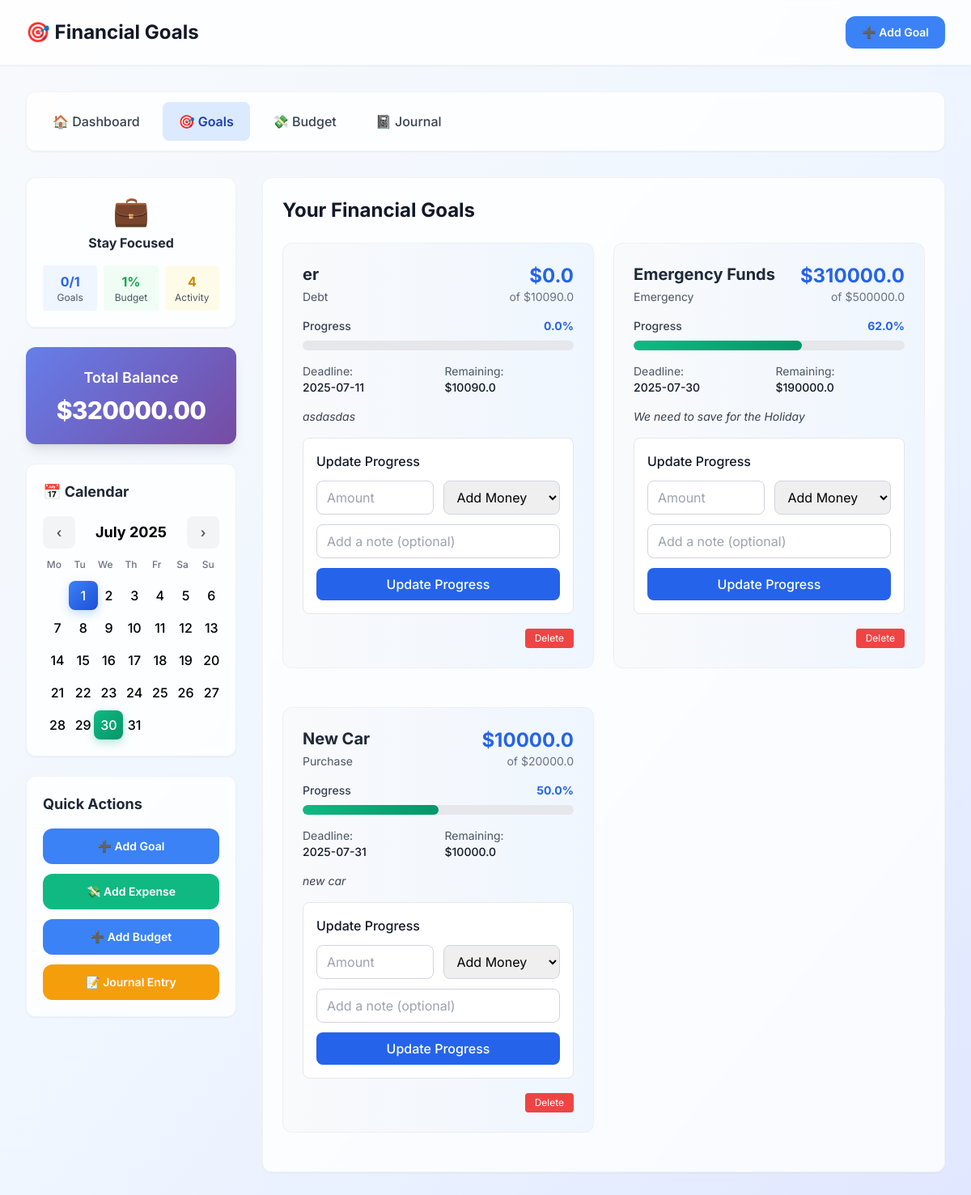
The app's page /goals, older data.
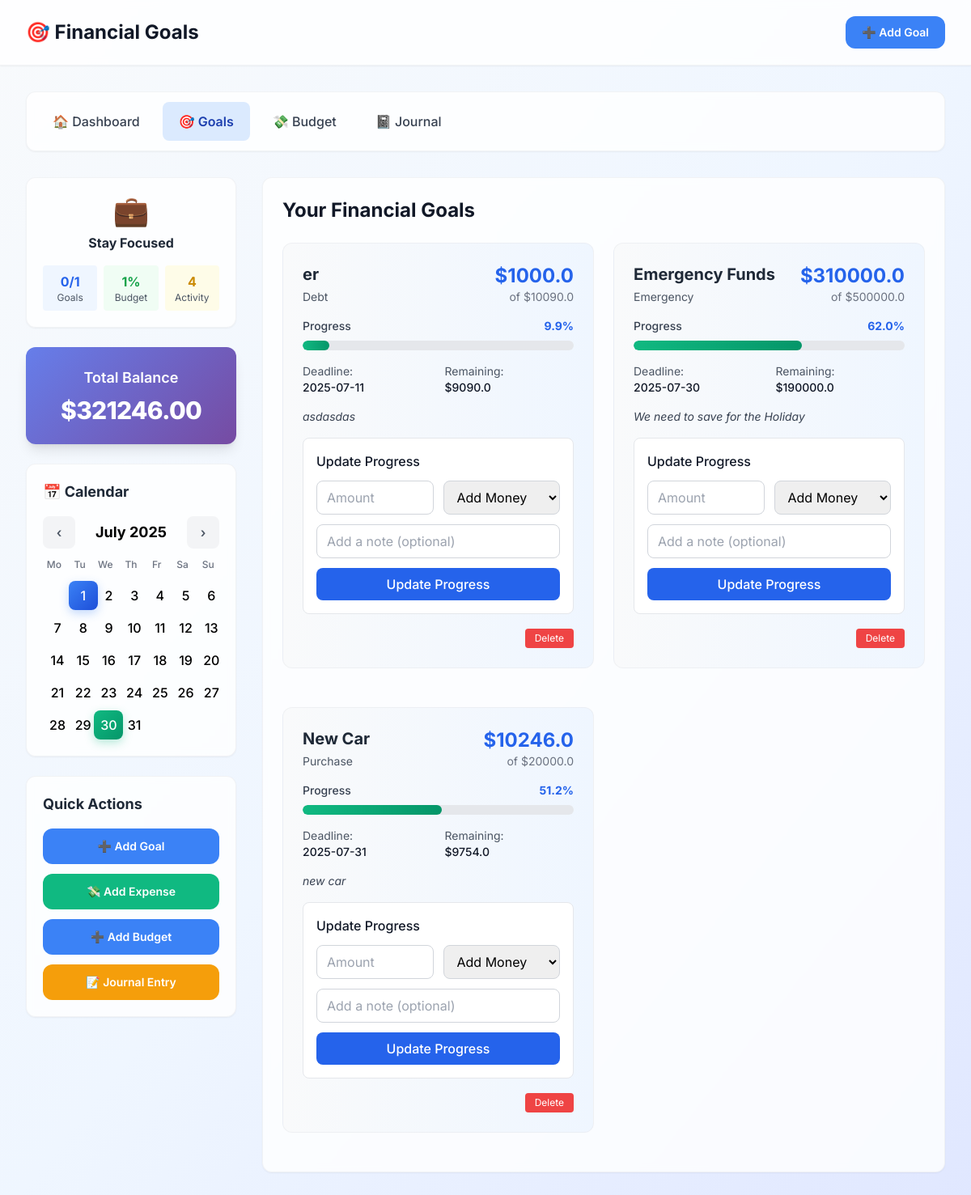
The same page, newer data.
### tables this page shows
CREATE TABLE financial_goals (
            id INTEGER PRIMARY KEY AUTOINCREMENT,
            name TEXT NOT NULL,
            target_amount REAL NOT NULL,
            current_amount REAL DEFAULT 0,
            deadline TEXT NOT NULL,
            category TEXT NOT NULL,
            description TEXT,
            created_at DATETIME DEFAULT CURRENT_TIMESTAMP
        );

### app.py (the view)
@app.route('/goals')
def view_goals():
    with sqlite3.connect('finance.db') as conn:
        cursor = conn.cursor()
        cursor.execute("""
            SELECT g.*,
                   (SELECT COUNT(*) FROM transactions WHERE goal_id = g.id) as transaction_count,
                   (g.current_amount / g.target_amount * 100) as progress_percent
            FROM financial_goals g
            ORDER BY deadline ASC
        """)
        goals = cursor.fetchall()
        total_balance = sum(goal[3] for goal in goals)  # goal[3] is current_amount
    return render_template('goals.html', goals=goals, total_balance=total_balance)

### templates/goals.html (shortened to what the changed rows need)
<!DOCTYPE html>
<html lang="en">
<head>
    <script src="https://cdn.tailwindcss.com"></script>
</head>
<body class="bg-gradient-to-br from-slate-50 via-blue-50 to-indigo-100 min-h-screen">
    <div class="bg-white/80 backdrop-blur-sm shadow-sm border-b border-gray-200/50">
        <div class="max-w-7xl mx-auto px-4 sm:px-6 lg:px-8">
            <div class="flex justify-between items-center py-5">
                <h1 class="text-2xl font-bold text-gray-900 flex items-center gap-3">
                    🎯 Financial Goals
                </h1>
            </div>
        </div>
    </div>
    <div class="max-w-7xl mx-auto px-4 sm:px-6 lg:px-8 py-8">
        <div class="grid grid-cols-1 lg:grid-cols-4 gap-8">
            <aside class="lg:col-span-1">
                <div class="balance-card text-white rounded-xl shadow-lg p-6 mb-6 flex flex-col items-center">
                    <div class="text-lg font-semibold mb-2">Total Balance</div>
                    <div class="text-3xl font-extrabold tracking-tight">${{ '%.2f' % (total_balance | default(0) | float) }}</div>
                </div>
            </aside>
            <main class="lg:col-span-3">
                <section class="bg-white/80 backdrop-blur-sm rounded-xl shadow-sm p-6 mb-6 border border-gray-200/50">
                    <h2 class="text-2xl font-bold text-gray-900 mb-6">Your Financial Goals</h2>
                    <div id="goals-container">
                        {% if goals and goals|length > 0 %}
                        <div class="grid grid-cols-1 md:grid-cols-2 gap-6">
                            {% for goal in goals %}
                            <div class="goal-card bg-gradient-to-r from-gray-50 to-blue-50 p-6 rounded-xl mb-6 border border-gray-200/50">
                                <div class="flex justify-between items-start mb-4">
                                    <div>
                                        <h3 class="text-xl font-bold text-gray-800 mb-1">{{ goal[1] | default('Untitled Goal') }}</h3>
                                        <p class="text-sm text-gray-600">{{ goal[5] | title | default('No Category') }}</p>
                                    </div>
                                    <div class="text-right">
                                        <div class="text-2xl font-bold text-blue-600">${{ goal[3] | round(2) | default(0) }}</div>
                                        <div class="text-sm text-gray-500">of ${{ goal[2] | round(2) | default(0) }}</div>
                                    </div>
                                </div>
                                <div class="mb-4">
                                    <div class="flex justify-between items-center mb-2">
                                        <span class="text-sm font-medium text-gray-700">Progress</span>
                                        <span class="text-sm font-bold text-blue-600">{{ (goal[3]/goal[2]*100)|round(1) }}%</span>
                                    </div>
                                    <div class="progress-container w-full bg-gray-200 rounded-full h-3">
                                        <div class="progress-fill h-3 rounded-full" style="width: {{ (goal[3]/goal[2]*100)|round(1) }}%"></div>
                                    </div>
                                </div>
                                <div class="grid grid-cols-2 gap-4 text-sm mb-4">
                                    <div>
                                        <span class="text-gray-600">Deadline:</span>
                                        <span class="font-medium text-gray-900 block">{{ goal[4] }}</span>
                                    </div>
                                    <div>
                                        <span class="text-gray-600">Remaining:</span>
                                        <span class="font-medium text-gray-900 block">${{ (goal[2] - goal[3])|round(2) }}</span>
                                    </div>
                                </div>
                                {% if goal[6] %}
                                <div class="mb-4">
                                    <p class="text-sm text-gray-700 italic">{{ goal[6] }}</p>
                                </div>
                                {% endif %}
                                <div class="bg-white rounded-lg p-4 border">
                                    <h4 class="font-medium text-gray-900 mb-3">Update Progress</h4>
                                    <form class="update-form space-y-3" data-goal-id="{{ goal[0] }}">
                                        <div class="grid grid-cols-2 gap-3">
                                            <input type="number" step="0.01" name="amount" placeholder="Amount" required class="px-3 py-2 border border-gray-300 rounded-lg focus:ring-2 focus:ring-blue-500 focus:border-blue-500">
                                            <select name="type" required class="px-3 py-2 border border-gray-300 rounded-lg focus:ring-2 focus:ring-blue-500 focus:border-blue-500">
                                                <option value="deposit">Add Money</option>
                                            </select>
                                        </div>
                                        <input type="text" name="note" placeholder="Add a note (optional)" class="w-full px-3 py-2 border border-gray-300 rounded-lg focus:ring-2 focus:ring-blue-500 focus:border-blue-500">
                                        <button type="submit" class="w-full bg-blue-600 text-white py-2 px-4 rounded-lg font-medium hover:bg-blue-700 transition-colors">
                                            Update Progress
                                        </button>
                                    </form>
                                </div>
                                <div class="flex justify-end gap-2 mt-4">
                                    <form method="POST" action="{{ url_for('delete_goal', goal_id=goal[0]) }}" onsubmit="return confirm('Are you sure you want to delete this goal?');" style="display:inline;">
                                        <button type="submit" class="bg-red-500 text-white px-3 py-1 rounded hover:bg-red-600 text-xs">Delete</button>
                                    </form>
                                </div>
                            </div>
                            {% endfor %}
                        </div>
                        {% else %}
                        <div class="text-center text-gray-500 py-8">
                            <div class="text-4xl mb-3">🎯</div>
                            <p class="text-lg font-medium">No financial goals yet.</p>
                        </div>
                        {% endif %}
                    </div>
                </section>
            </main>
        </div>
    </div>
</body>
</html>

Row changes from the older to the newer data that the page shows:
changed financial_goals "er": current_amount "0.0" → "1000.0"; (goal[3]/goal[2]*100)|round(1) "0.0" → "9.9"; (goal[2]-goal[3])|round(2) "10090.0" → "9090.0"
changed financial_goals "New Car": current_amount "10000.0" → "10246.0"; (goal[3]/goal[2]*100)|round(1) "50.0" → "51.2"; (goal[2]-goal[3])|round(2) "10000.0" → "9754.0"
Text that changed along with them:
{{ '%.2f' % (total_balance | default(0) | float) }}: "320000.00" → "321246.00"
